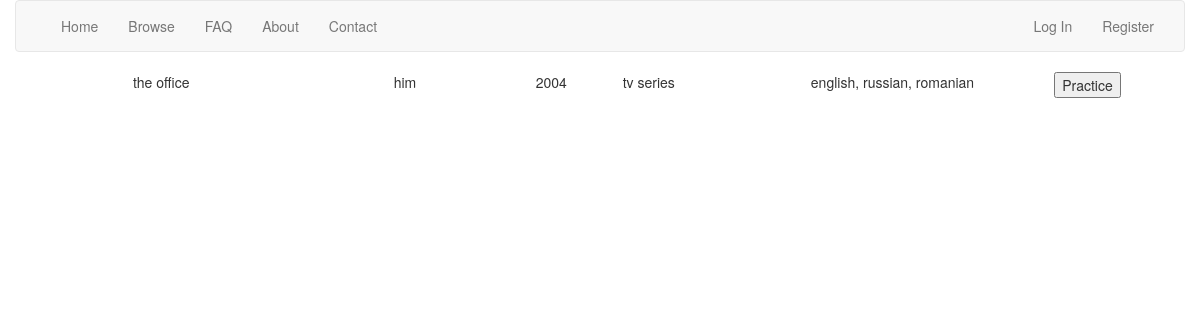
Page /view_project/the office on the committed database.
### tables this page shows
CREATE TABLE 'projects' ('id' INTEGER PRIMARY KEY AUTOINCREMENT NOT NULL, 'type' TEXT NOT NULL,'title' TEXT NOT NULL, 'author' TEXT NOT NULL, 'year' INTEGER NOT NULL, 'user_id'  INTEGER NOT NULL  );

### application.py (the view)
@app.route("/view_project/<title>")
def view_project(title):
    rows = db.execute("SELECT * FROM projects WHERE title = :title", title=title)
    project = rows[0]
    rows = db.execute("SELECT * FROM versions WHERE project_id = :id", id=project["id"])
    languages = ""
    for row in rows:
        languages += (row["language"] + ", ")
    languages = languages[:-2]
    project["languages"] = languages
    return render_template("view_project.html", project=project)

### templates/view_project.html (shortened to what this page needs)
{% extends "layout.html" %}
{% block main %}
    <div class="container">
        <div class="row">
            <div class="col-xs-3"> {{ project["title"] }} </div>
            <div class="col-xs-2"> {{ project["author"] }} </div>
            <div class="col-xs-1"> {{ project["year"] }} </div>
            <div class="col-xs-1"> {{ project["type"] }} </div>
            <div class="col-xs-1"> {{ project["rating"] }} </div>
            <div class="col-xs-2"> {{ project["languages"] }} </div>
            <div class="col-xs-2">
                <form action="#" method="POST">
                    <button type="submit" name="practice" value="{{ project['filepath'] }}">
                        Practice
                    </button>
                </form>
            </div>
        </div>
    </div>
{% endblock %}

### static/styles.css (style rules this page uses)
body, html { width: 100%; height: 100%; margin: 0; }
.container { margin-left: auto; margin-right: auto; text-align: center; width: 100%; height: 100%; }

### rows in the picture
projects: title "the office", author "him", year "2004", type "tv series"

### other values in the picture
{{ project["languages"] }} "english, russian, romanian"
